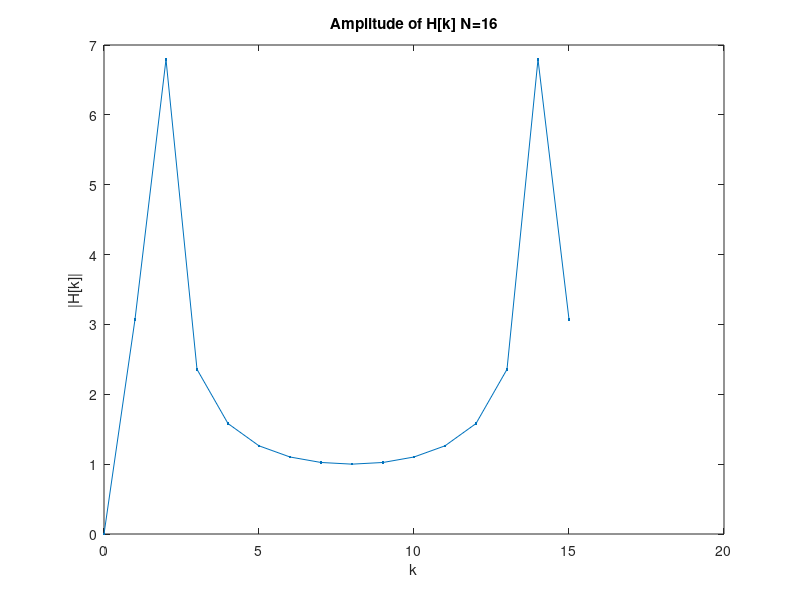
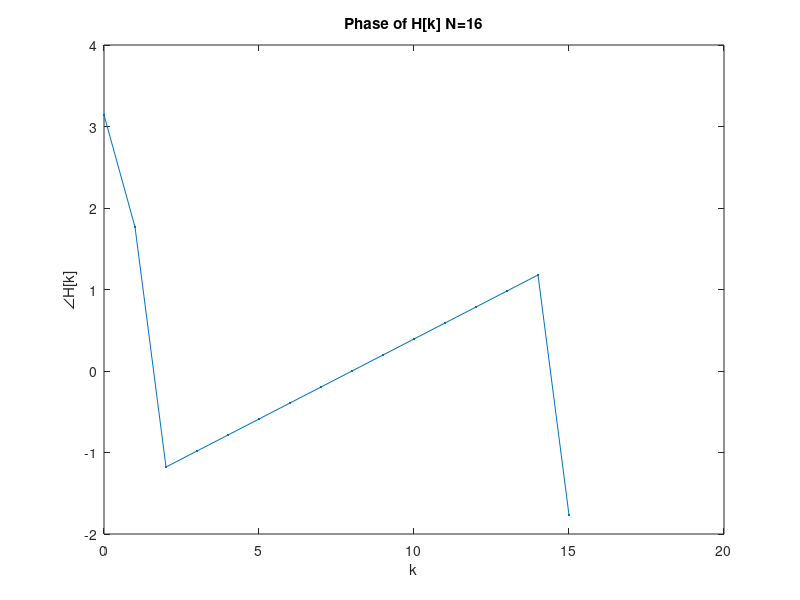
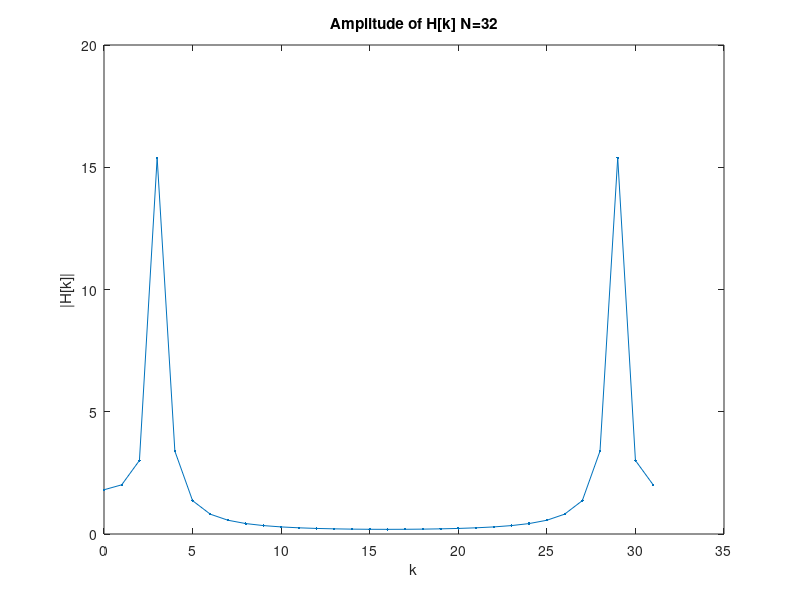
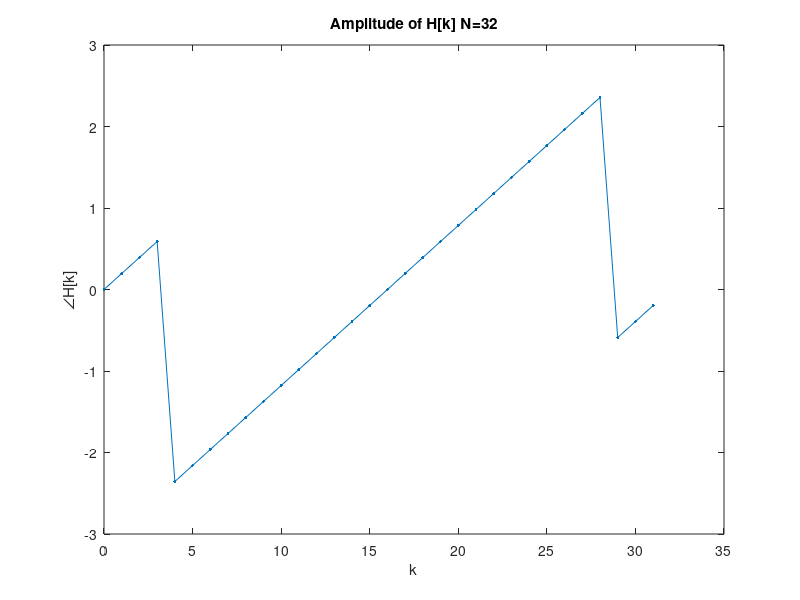

Write the MATLAB code that produced these figures, in order. (Note: this script raises an error after producing the figures.)
clc;
clear;
close;

%(a)
h = @(t) cos(2*pi*t);
T = 0.1;
N1 = 16;
n1 = 0:N1-1;
H1 = fft(h(n1*T),N1);
figure(1);
plot(n1,abs(H1),'.-');
title('Amplitude of H[k] N=16');
xlabel('k'); ylabel('|H[k]|');
figure(2);
plot(n1,angle(H1),'.-');
title('Phase of H[k] N=16');
xlabel('k'); ylabel('\angleH[k]');

%(b)
N2 = 32;
n2 = 0:N2-1;
H2 = fft(h(n2*T),N2);
figure(3);
plot(n2,abs(H2),'.-');
title('Amplitude of H[k] N=32');
xlabel('k'); ylabel('|H[k]|');
figure(4);
plot(n2,angle(H2),'.-');
title('Amplitude of H[k] N=32');
xlabel('k'); ylabel('\angleH[k]');

%(c)
H1_d = dft(h(n1*T),N1,1);
figure(5);
plot(n1,abs(H1),'.-');
hold on
plot(n1,abs(H1_d),'o');
title('Amplitude of H[k] N=16');
xlabel('k'); ylabel('|H[k]|');
legend('FFT','DFT');
figure(6);
plot(n1,angle(H1),'.-');
hold on
plot(n1,angle(H1_d),'o');
title('Phase of H[k] N=16');
xlabel('k'); ylabel('\angleH[k]');
legend('FFT','DFT');

H2_d = dft(h(n2*T),N2,1);
figure(7);
plot(n2,abs(H2),'.-');
hold on
plot(n2,abs(H2_d),'o');
title('Amplitude of H[k] N=32');
xlabel('k'); ylabel('|H[k]|');
legend('FFT','DFT');
figure(8);
plot(n2,angle(H2),'.-');
hold on
plot(n2,angle(H2_d),'o');
title('Phase of H[k] N=32');
xlabel('k'); ylabel('\angleH[k]');
legend('FFT','DFT');

%(d)
h1 = ifft(H1,N1);
h1_d = dft(H1_d,N1,-1);
figure(9);
plot(n1,h1,n1,h1_d,'x');
title('h[n] N=16');
xlabel('n'); ylabel('h[n]');
axis([0 N1-1 -1.5 1.5]);
legend('IFFT','IDFT');
h2 = ifft(H2,N2);
h2_d = dft(H2_d,N2,-1);
figure(10);
plot(n2,h2,n2,h2_d,'x');
title('h[n] N=32');
xlabel('n'); ylabel('h[n]');
axis([0 N2-1 -1.5 1.5]);
legend('IFFT','IDFT');